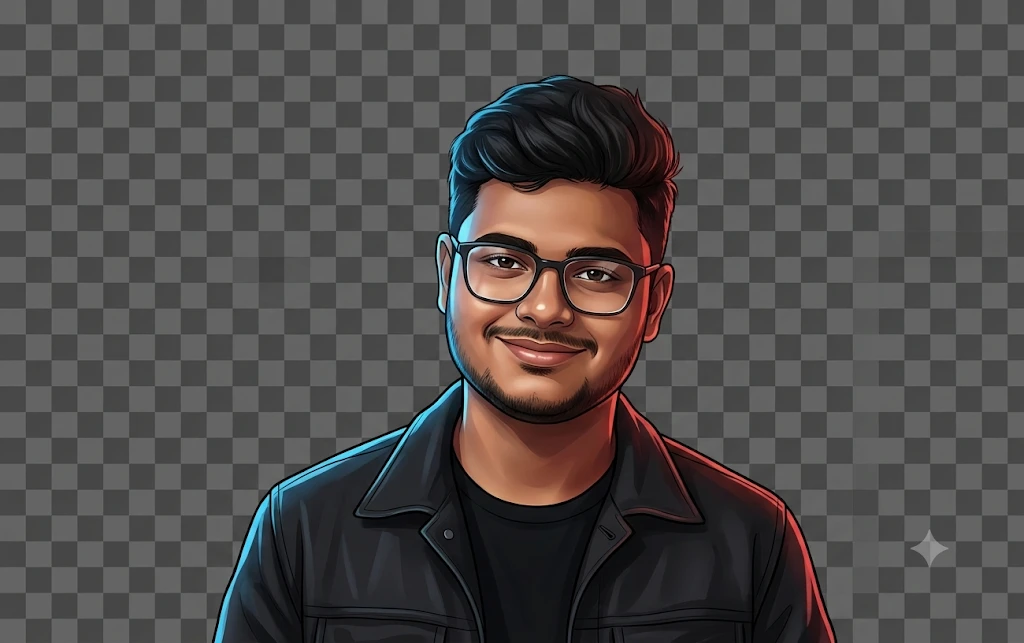
#> input picture source-images/original/id-raw.webp, 1024 x 643 px
$ python extract_alpha.py ../../source-images/original/id-raw.webp ../../source-images/original/right_pointing-raw.webp
#> lines starting #> are read from the running program, lines starting #| are printed output that depends on the picture; after the words box and inside, x2 and y2 are one past the last pixel; in counts of white or black regions, pixels touching at a corner belong together
"""Recover a real alpha channel from an image with a checkerboard baked in.

The image tool that produced the portraits drew its transparency checkerboard
into the pixels instead of exporting alpha. The grid is two exactly-neutral
greys, so it can be keyed out reliably:

  1. mark pixels that are neutral (R==G==B within tolerance) and close to
     either checker grey;
  2. keep only the marked region connected to the image border, so neutral
     greys inside the subject survive;
  3. fill small holes, which removes the generator's corner watermark;
  4. erode one pixel and feather, so no grey fringe is left on a dark page;
  5. decontaminate the remaining edge pixels by unpremultiplying the grey.

Usage:
    python build/tools/extract_alpha.py IN.webp OUT.png
"""
import sys

import numpy as np
from PIL import Image, ImageFilter
from scipy import ndimage

CHECKER_GREYS = (71, 100)
GREY_TOL = 10        # how far a pixel may sit from a checker grey
NEUTRAL_TOL = 10     # max channel spread for "this pixel has no hue"
HOLE_MAX = 20000     # px; fills the watermark, never the subject
SPECK_FRAC = 0.02    # keep foreground blobs >= this fraction of the largest


def extract(src, dst, verbose=True):
#> called with src = '../../source-images/original/id-raw.webp', verbose = True
    im = Image.open(src).convert("RGB")
#> im is the input picture: PIL image 1024x643 RGB; mean R, G, B 79.4, 75.7, 75.1
    a = np.asarray(im).astype(np.int16)
    h, w, _ = a.shape
#> h = 643; w = 1024

    spread = a.max(axis=2) - a.min(axis=2)
    lum = a.mean(axis=2)
    neutral = spread <= NEUTRAL_TOL
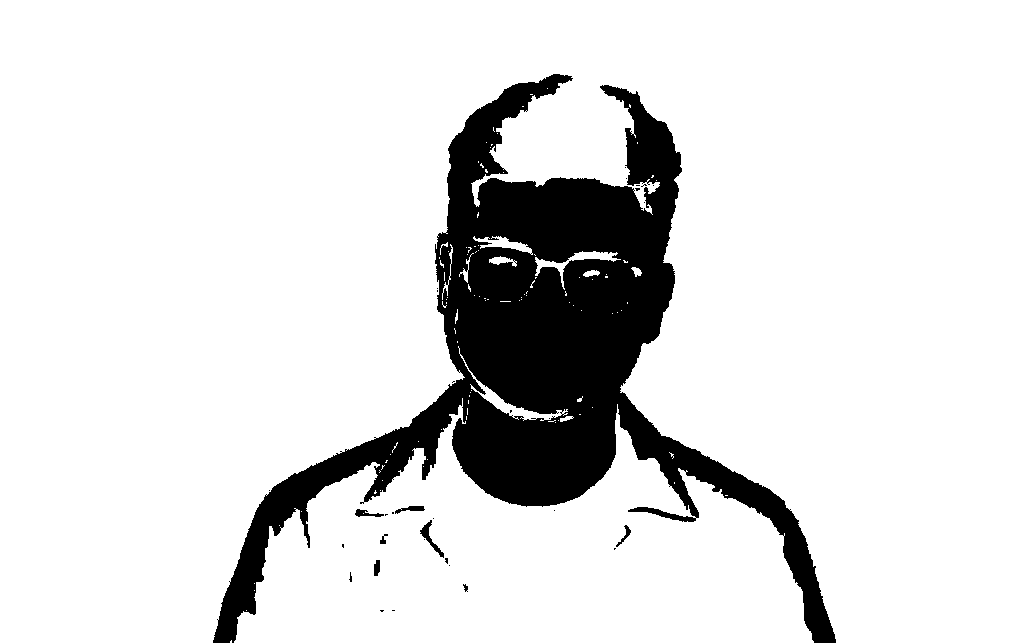
#> neutral: shape (643, 1024) bool; 86.8% white; 33 black regions (25 under 20 px), largest, box (x1, y1, x2, y2) and area: (213, 74, 836, 643) 86249, (420, 520, 444, 558) 211, (395, 506, 425, 514) 117
    near = np.zeros((h, w), bool)
    for g in CHECKER_GREYS:
        near |= np.abs(lum - g) <= GREY_TOL
    cand = neutral & near
#> cand: shape (643, 1024) bool; 69.5% white; 673 black regions (491 under 20 px), largest, box (x1, y1, x2, y2) and area: (211, 52, 838, 643) 185397, (804, 308, 906, 335) 749, (232, 231, 259, 283) 698

    # keep only candidate regions that touch the border
    lab, n = ndimage.label(cand)
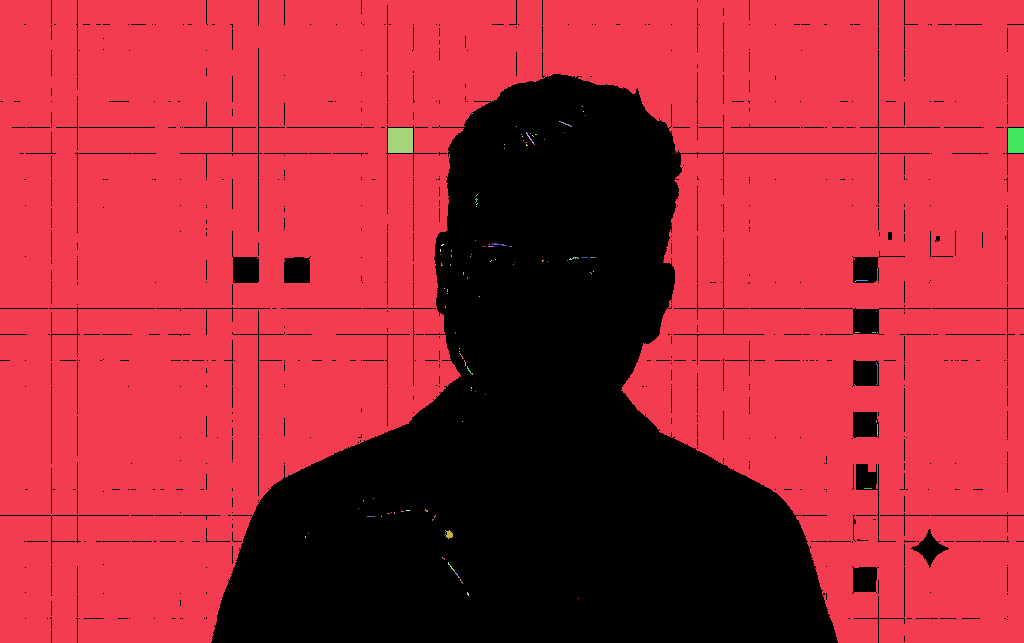
#> lab: shape (643, 1024) int32; 134 distinct labels, from 0 to 133; one colour per label, 0 black
#> n = 133
    border = set(lab[0, :]) | set(lab[-1, :]) | set(lab[:, 0]) | set(lab[:, -1])
#> border = 3 items
    border.discard(0)
    bg = np.isin(lab, list(border))
#> bg: shape (643, 1024) bool; 69.4% white; 673 black regions (491 under 20 px), largest, box (x1, y1, x2, y2) and area: (211, 52, 838, 643) 185748, (386, 125, 437, 176) 779, (804, 308, 906, 335) 760

    # fill small holes in the background (the generator's watermark)
    holes = ndimage.binary_fill_holes(bg) & ~bg
#> holes: shape (643, 1024) bool; 2.3% white; 668 white regions (502 under 20 px), largest, box (x1, y1, x2, y2) and area: (386, 125, 437, 176) 779, (804, 308, 906, 335) 760, (232, 231, 259, 283) 700
    hl, hn = ndimage.label(holes)
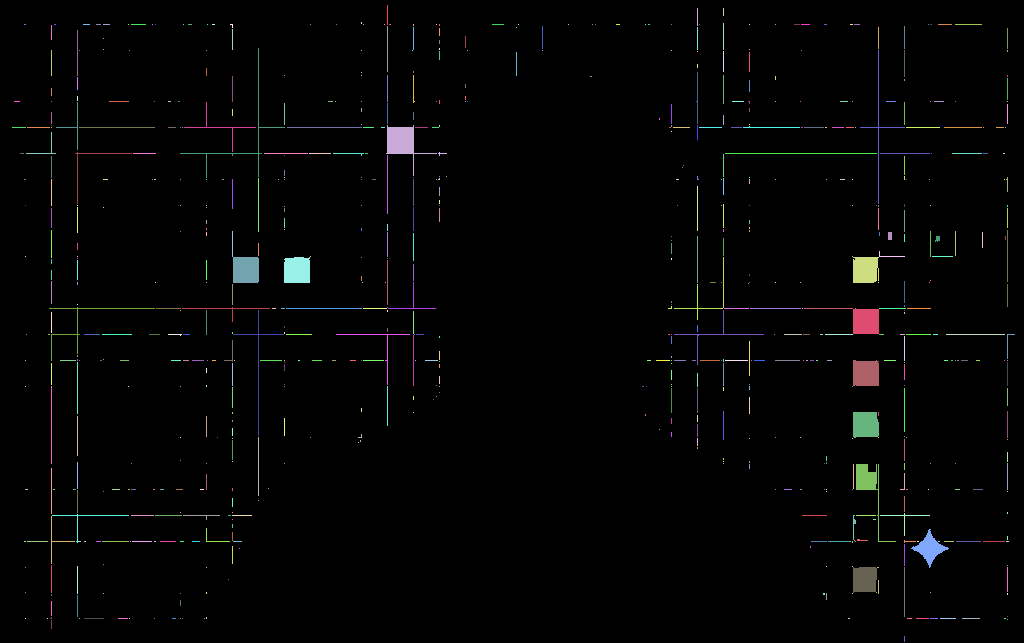
#> hl: shape (643, 1024) int32; 702 distinct labels, from 0 to 701; one colour per label, 0 black
#> hn = 701
    if hn:
        sizes = ndimage.sum(holes, hl, range(1, hn + 1))
#> sizes = 701 values, max 779 at index 148, min 1 at index 10, mean 21.5
        small = {i + 1 for i, s in enumerate(sizes) if s <= HOLE_MAX}
#> small = 701 items
        if small:
            bg |= np.isin(hl, list(small))
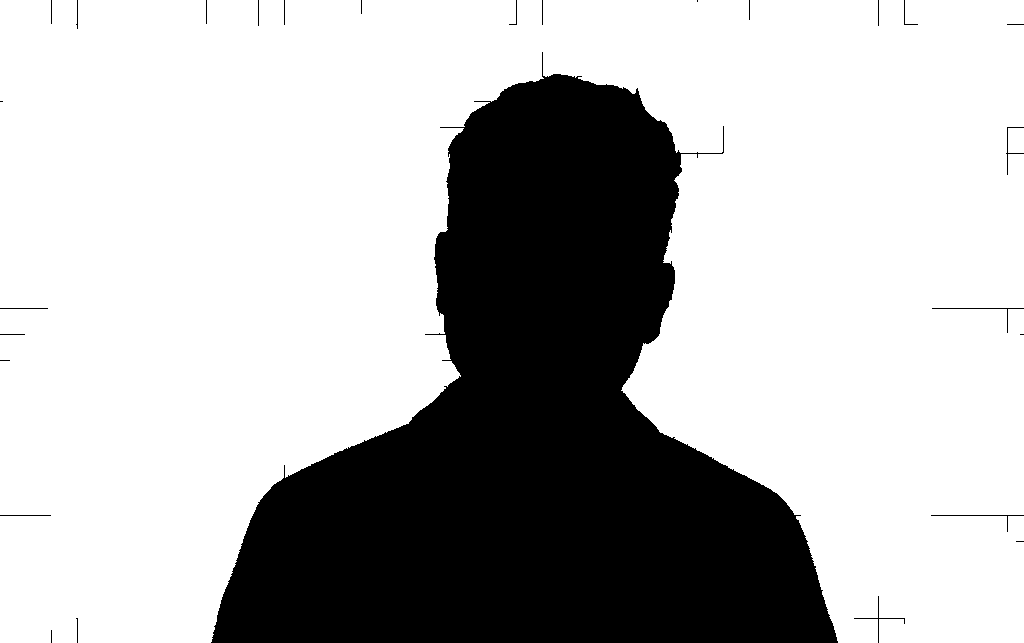
#> bg: shape (643, 1024) bool; 71.7% white; 27 black regions (8 under 20 px), largest, box (x1, y1, x2, y2) and area: (211, 52, 838, 643) 185661, (932, 308, 1024, 333) 116, (931, 515, 1024, 532) 109

    fg = ~bg

    # drop isolated specks: the generator's corner watermark survives the
    # grey key because it is white, and it sits against the image edge so it
    # is not a hole. Anything far smaller than the subject is not the subject.
    fl, fn = ndimage.label(fg)
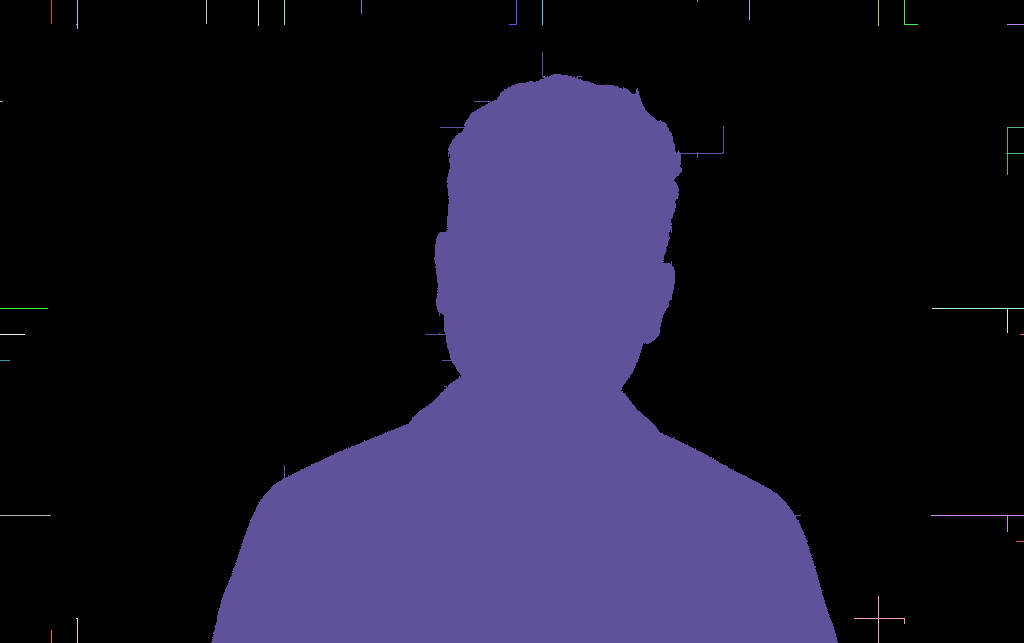
#> fl: shape (643, 1024) int32; 28 distinct labels, from 0 to 27; one colour per label, 0 black
#> fn = 27
    if fn > 1:
        sizes = ndimage.sum(fg, fl, range(1, fn + 1))
#> sizes = 27 values, max 185661 at index 13, min 2 at index 8, mean 6909.6
        biggest = sizes.max()
#> biggest = 185661
        keep = {i + 1 for i, s in enumerate(sizes) if s >= biggest * SPECK_FRAC}
#> keep = 1 item
        fg = np.isin(fl, list(keep))
#> fg: shape (643, 1024) bool; 28.2% white; 1 white region, box (x1, y1, x2, y2) and area: (211, 52, 838, 643) 185661
        if verbose and fn - len(keep) > 0:
            print("    dropped %d speck(s)" % (fn - len(keep)))
#|     dropped 26 speck(s)

    alpha = fg.astype(np.uint8) * 255

    # pull the matte in by a pixel, then soften, to kill the grey fringe
    alpha = np.asarray(
        Image.fromarray(alpha).filter(ImageFilter.MinFilter(3))
    )
#> alpha: shape (643, 1024); 27.8% white; 1 white region, box (x1, y1, x2, y2) and area: (213, 75, 837, 643) 183366
    alpha_img = Image.fromarray(alpha).filter(ImageFilter.GaussianBlur(0.6))
    alpha = np.asarray(alpha_img).astype(np.float32) / 255.0

    # decontaminate: partly-transparent pixels still carry checker grey, so
    # unpremultiply it back out instead of leaving a halo
    rgb = a.astype(np.float32)
    grey = float(np.mean(CHECKER_GREYS))
    soft = (alpha > 0.02) & (alpha < 0.98)
#> soft: shape (643, 1024) bool; 0.61% white in thin lines or dots, all inside (x1, y1, x2, y2) = (212, 74, 838, 643)
    k = np.clip(alpha, 0.25, 1.0)[..., None]
    rgb[soft] = np.clip(
        (rgb[soft] - grey * (1.0 - k[soft])) / k[soft], 0, 255
    )
#> rgb: shape (643, 1024, 3) float32; mean R, G, B 79.5, 75.7, 75.1

    out = np.dstack([rgb.astype(np.uint8),
                     (alpha * 255).astype(np.uint8)])
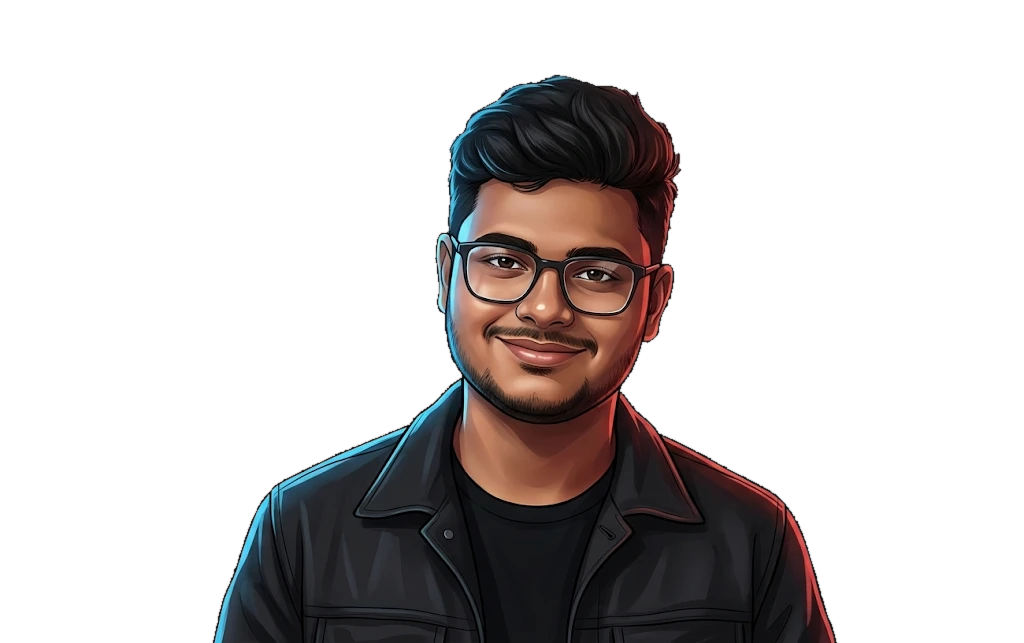
#> out: shape (643, 1024, 4); mean R, G, B, A 79.3, 75.6, 75, 71; transparent parts drawn white
    img = Image.fromarray(out, "RGBA")

    # crop to the subject so the asset carries no dead space
    bbox = img.getchannel("A").point(lambda v: 255 if v > 8 else 0).getbbox()
#> bbox = (212, 74, 838, 643)
    if bbox:
        img = img.crop(bbox)
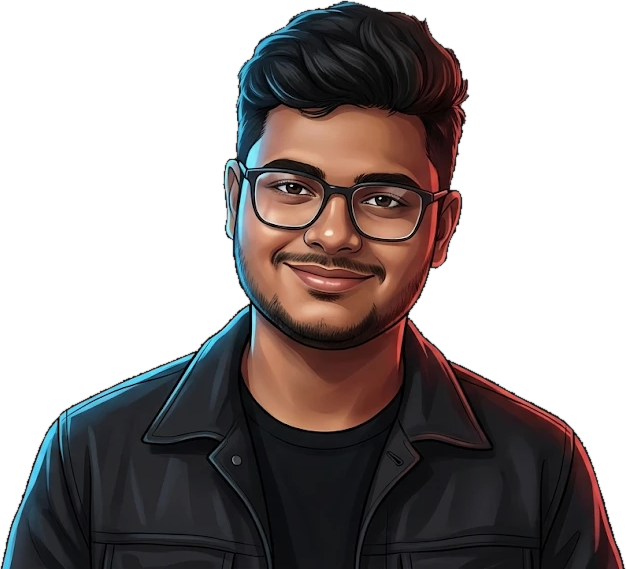
#> img: PIL image 626x569 RGBA; mean R, G, B, A 73.9, 66.9, 66, 131.3; transparent parts drawn white

    img.save(dst, "PNG", optimize=True)

    if verbose:
        cov = float((alpha > 0.5).mean()) * 100
#> cov = 27.85
        print("  %s -> %s  %dx%d  subject covers %.1f%%"
              % (src.split("/")[-1], dst.split("/")[-1],
                 img.width, img.height, cov))
#|   id-raw.webp -> right_pointing-raw.webp  626x569  subject covers 27.8%
    return img


if __name__ == "__main__":
    extract(sys.argv[1], sys.argv[2])
